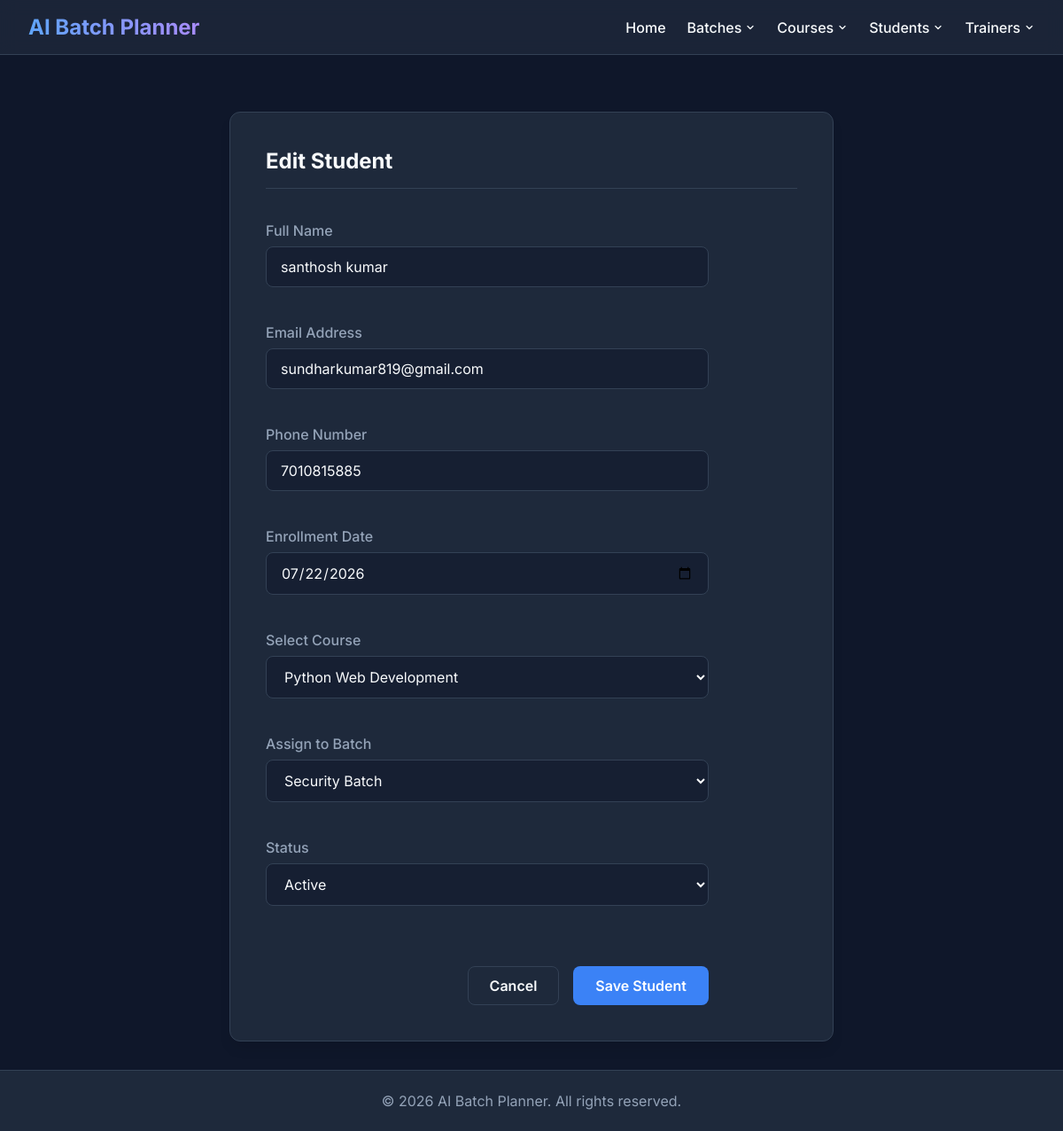
/students/2/edit, run on an earlier commit of the app's database.
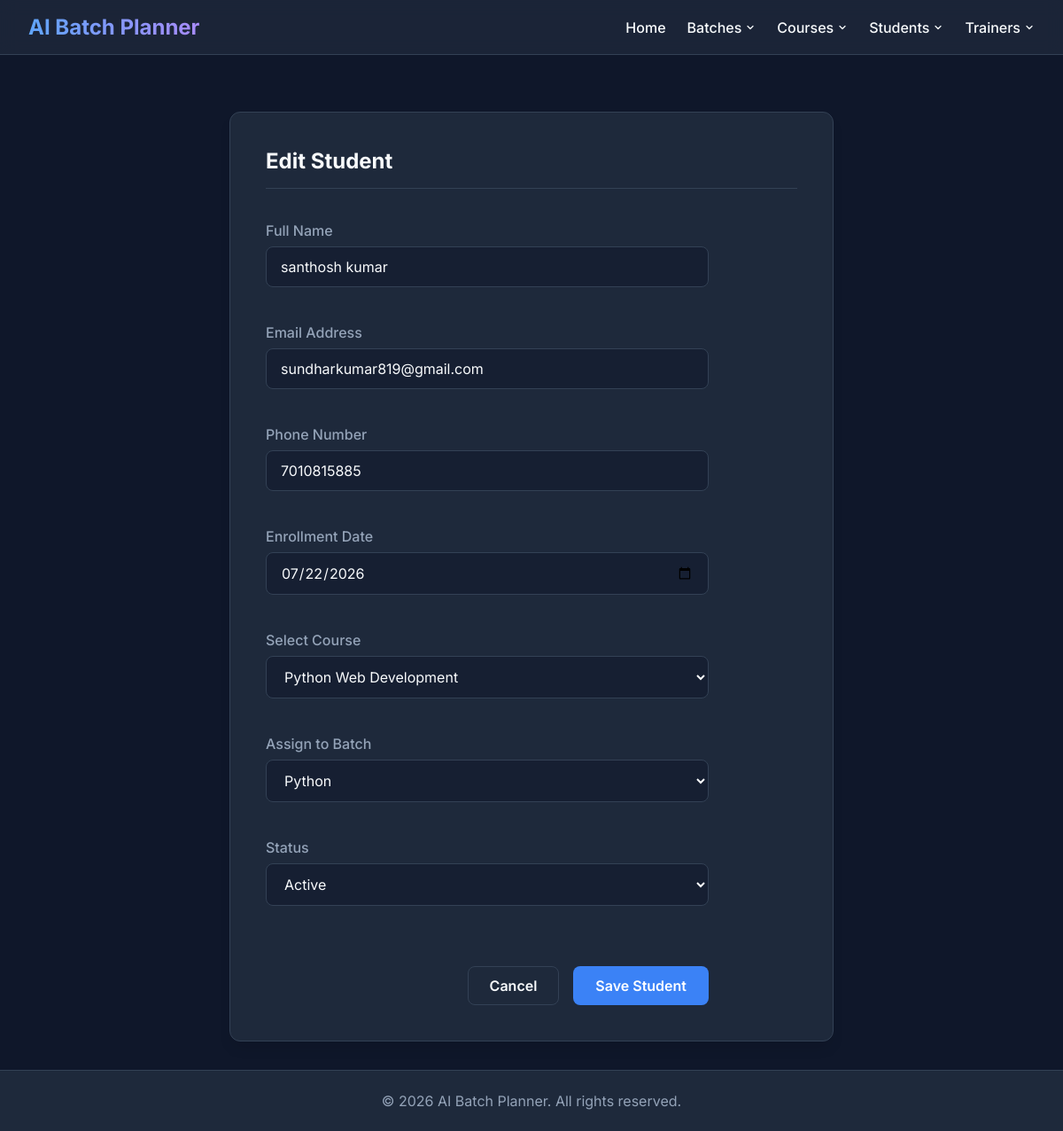
And on a later commit of the database.
### tables this page shows
CREATE TABLE student (
    student_id INTEGER PRIMARY KEY AUTOINCREMENT,
    full_name TEXT NOT NULL,
    email TEXT NOT NULL UNIQUE,
    phone TEXT NOT NULL UNIQUE,
    enrollment_date TEXT NOT NULL,
    course_id INTEGER,
    batch_id INTEGER,
    status TEXT NOT NULL DEFAULT 'Active' CHECK(status IN ('Active', 'Inactive', 'Alumni', 'Dropped')),
    created_at TIMESTAMP DEFAULT CURRENT_TIMESTAMP,
    updated_at TIMESTAMP DEFAULT CURRENT_TIMESTAMP,
    created_by TEXT,
    updated_by TEXT,
    FOREIGN KEY (course_id) REFERENCES Course(id) ON DELETE SET NULL,
    FOREIGN KEY (batch_id) REFERENCES batch(batch_id) ON DELETE SET NULL
);

CREATE TABLE batch (
    batch_id INTEGER PRIMARY KEY AUTOINCREMENT,
    batch_code TEXT NOT NULL UNIQUE,
    batch_name TEXT NOT NULL,
    course_id INTEGER NOT NULL,
    trainer_id INTEGER,
    start_date TEXT NOT NULL,
    end_date TEXT NOT NULL,
    slot_type TEXT NOT NULL CHECK(slot_type IN (
        'Weekday Morning (9:30 AM - 11:30 AM)',
        'Weekday Midday (11:45 AM - 1:45 PM)',
        'Weekday Afternoon (2:45 PM - 4:45 PM)',
        'Weekday Evening (5:00 PM - 7:00 PM)',
        'Weekend Full Day (10:00 AM - 4:00 PM)',
        'Custom'
    )),
    start_time TEXT,
    end_time TEXT,
    mode TEXT NOT NULL DEFAULT 'Offline' CHECK(mode IN ('Online', 'Offline', 'Hybrid')),
    location TEXT,
    max_capacity INTEGER NOT NULL DEFAULT 30 CHECK(max_capacity > 0),
    enrolled_count INTEGER NOT NULL DEFAULT 0 CHECK(enrolled_count >= 0),
    status TEXT NOT NULL DEFAULT 'Upcoming' CHECK(status IN ('Upcoming', 'In Progress', 'Completed', 'On Hold', 'Cancelled')),
    description TEXT,
    created_at TIMESTAMP DEFAULT CURRENT_TIMESTAMP,
    updated_at TIMESTAMP DEFAULT CURRENT_TIMESTAMP,
    created_by TEXT,
    updated_by TEXT,
    FOREIGN KEY (course_id) REFERENCES Course(id) ON DELETE RESTRICT,
    FOREIGN KEY (trainer_id) REFERENCES trainer(trainer_id) ON DELETE SET NULL
);

CREATE TABLE Course (
    id INTEGER PRIMARY KEY AUTOINCREMENT,

    course_name TEXT NOT NULL UNIQUE,

    technology_stack TEXT NOT NULL,

    duration_hours INTEGER NOT NULL
        CHECK(duration_hours > 0),

    description TEXT,

    status TEXT NOT NULL DEFAULT 'Active'
        CHECK(status IN ('Active', 'Inactive')),

    created_at DATETIME NOT NULL DEFAULT CURRENT_TIMESTAMP,

    updated_at DATETIME NOT NULL DEFAULT CURRENT_TIMESTAMP,

    created_by TEXT,

    updated_by TEXT
);

### routes/student_routes.py (the view, shortened to what this page needs)
@student_bp.route('/<int:student_id>/edit', methods=['GET', 'POST'])
def edit_student(student_id):
    courses = course_service.get_all_courses()
    batches = batch_service.get_all_batches()
    try:
        student = student_service.get_student_by_id(student_id)
    except ValueError as e:
        flash(str(e), "error")
        return redirect(url_for('student_bp.list_students'))
    return render_template('student_form.html', student=student, courses=courses, batches=batches)

### database/db.py (called while the page is built)
def get_connection():
    connection = sqlite3.connect(DATABASE_NAME)
    connection.row_factory = sqlite3.Row
    connection.execute("PRAGMA foreign_keys = ON")
    return connection

### models/batch.py (called while the page is built)
    def get_connection(self):
        conn = sqlite3.connect(DB_PATH)
        conn.row_factory = sqlite3.Row
        conn.execute("PRAGMA foreign_keys = ON")
        return conn

### models/course.py (called while the page is built)
    def get_connection(self):
        conn = sqlite3.connect(DB_PATH)
        conn.row_factory = sqlite3.Row
        return conn

    def get_all_courses(self):
        conn = self.get_connection()
        rows = conn.execute("SELECT * FROM Course ORDER BY course_name ASC").fetchall()
        conn.close()
        return [dict(r) for r in rows]

### services/batch_service.py (called while the page is built)
    def get_all_batches(self, status=None, course_id=None, trainer_id=None, mode=None, search=None):
        return self.batch_model.get_all_batches(
            status=status,
            course_id=course_id,
            trainer_id=trainer_id,
            mode=mode,
            search=search
        )

### services/course_service.py (called while the page is built)
    def get_all_courses(self):
        return self.course_model.get_all_courses()

### templates/student_form.html (shortened to what this page needs)
{% extends 'base.html' %}
{% block content %}
<div class="form-container">
    <div class="form-header">
        <h2>{% if student %}Edit Student{% else %}Create New Student{% endif %}</h2>
    </div>
    <form id="studentForm" method="POST"
        action="{% if student %}{{ url_for('student_bp.edit_student', student_id=student.student_id) }}{% else %}{{ url_for('student_bp.create_student') }}{% endif %}">
        <div class="form-group">
            <label class="form-label" for="full_name">Full Name</label>
            <input type="text" id="full_name" name="full_name" class="form-control"
                value="{{ student.full_name if student else '' }}" required>
        </div>
        <div class="form-group">
            <label class="form-label" for="email">Email Address</label>
            <input type="email" id="email" name="email" class="form-control"
                value="{{ student.email if student else '' }}" required>
        </div>
        <div class="form-group">
            <label class="form-label" for="phone">Phone Number</label>
            <input type="text" id="phone" name="phone" class="form-control"
                value="{{ student.phone if student else '' }}" required>
        </div>
        <div class="form-group">
            <label class="form-label" for="enrollment_date">Enrollment Date</label>
            <input type="date" id="enrollment_date" name="enrollment_date" class="form-control"
                value="{{ student.enrollment_date if student else '' }}" required>
        </div>
        <div class="form-group">
            <label class="form-label" for="course_id">Select Course</label>
            <select id="course_id" name="course_id" class="form-control">
                {% for course in courses %}
                    <option value="{{ course.id }}" {% if student and student.course_id == course.id %}selected{% endif %}>
                        {{ course.course_name }}
                    </option>
                {% endfor %}
            </select>
        </div>
        <div class="form-group">
            <label class="form-label" for="batch_id">Assign to Batch</label>
            <select id="batch_id" name="batch_id" class="form-control">
                {% for batch in batches %}
                    <option value="{{ batch.batch_id }}" {% if student and student.batch_id == batch.batch_id %}selected{% endif %}>
                        {{ batch.batch_name }}
                    </option>
                {% endfor %}
            </select>
        </div>
        <div class="form-group">
            <label class="form-label" for="status">Status</label>
            <select id="status" name="status" class="form-control">
                <option value="Active" {% if student and student.status=='Active' %}selected{% endif %}>Active</option>
            </select>
        </div>
        <div class="form-actions">
            <a href="{{ url_for('student_bp.list_students') }}" class="btn btn-outline">Cancel</a>
            <button type="submit" class="btn btn-primary">Save Student</button>
        </div>
    </form>
</div>
{% endblock %}

What changed in the data, as far as the page shows it:
changed student "santhosh kumar": batch_id "Security Batch" → "Python"
